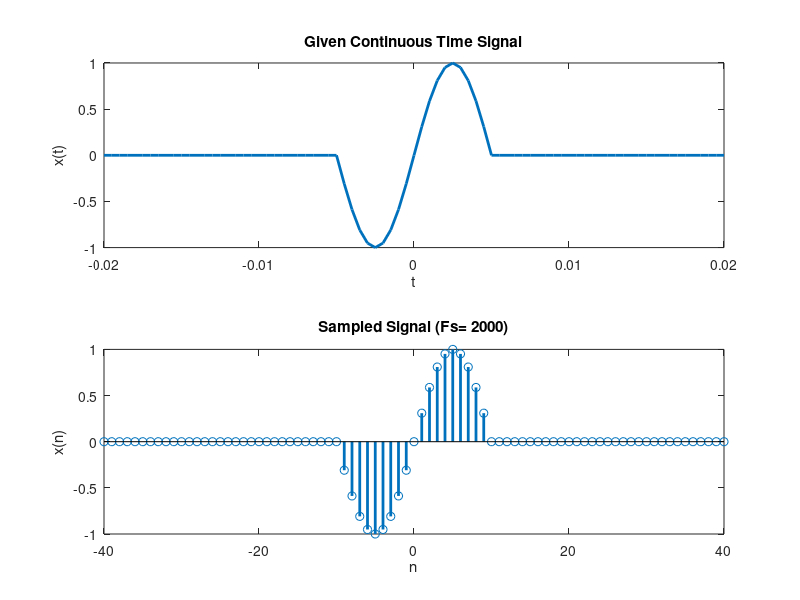
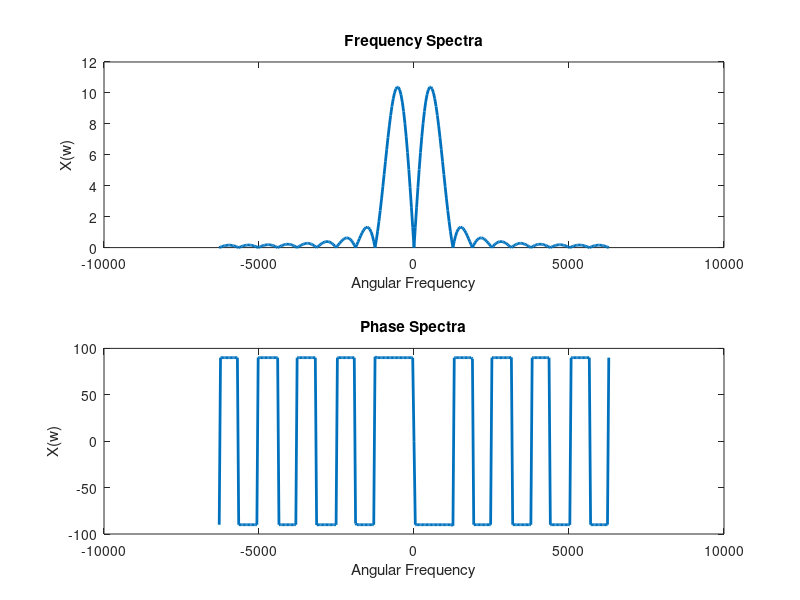

Source code (MATLAB) for these figures, in order:
clc;
clearvars;
close all;
f = 100;
Fs = 2000;
dt = 1/Fs;
t=-0.02:dt:0.02;
n = t/dt;
x = zeros(1,length(n));
for i = 1:length(t)
    if  ((t(i) >= -0.005) && (t(i) <= 0.005))
        x(i) = sin(2*pi*f*t(i));
    end
end

figure(1)
subplot(2,1,1)
plot(t,x,"LineWidth",2); xlabel("t"); ylabel("x(t)")
title("Given Continuous Time Signal")

subplot(2,1,2)
stem(n,x,"Linewidth",2); xlabel("n"); ylabel("x(n)")
title("Sampled Signal (Fs= 2000)")

M = 301;
w = linspace(-pi,pi,M);
dw = w(2) - w(1);
x_r = zeros(1,M);
for i = 1:length(x)
    for b = 1:M
        x_r(b) = x_r(b) + x(i)*exp(-1i*w(b)*n(i));
    end
end

figure(2)
subplot(2,1,1)
plot(w*Fs,abs(x_r),"LineWidth",2); xlabel("Angular Frequency"); ylabel("X(w)");
title("Frequency Spectra")

subplot(2,1,2)
plot(w*Fs,angle(x_r)*180/pi,"LineWidth",2); xlabel("Angular Frequency"); ylabel("X(w)");
title("Phase Spectra")